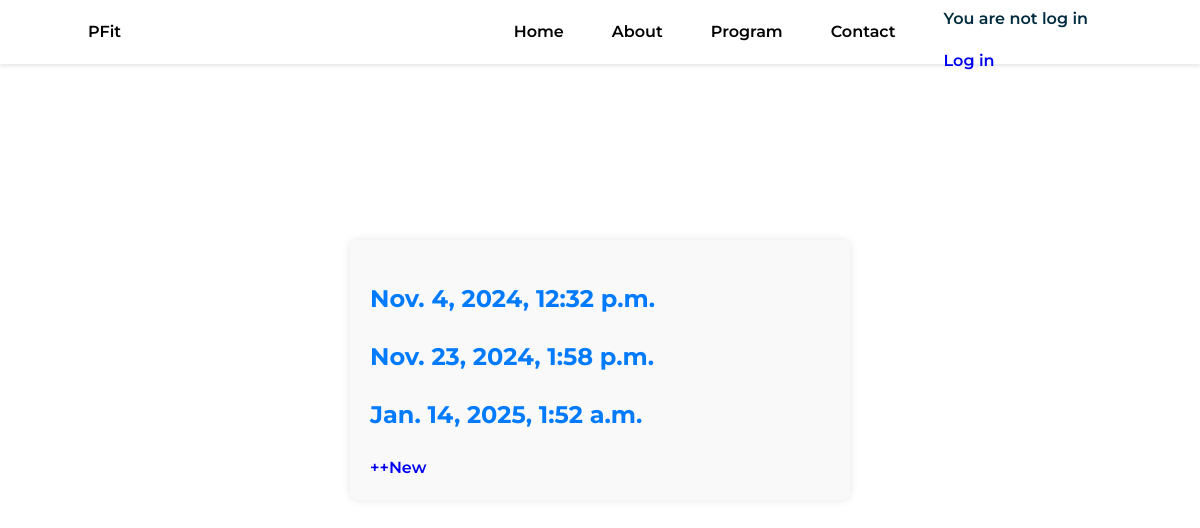
The app's page /home/workoutlog/, older data.
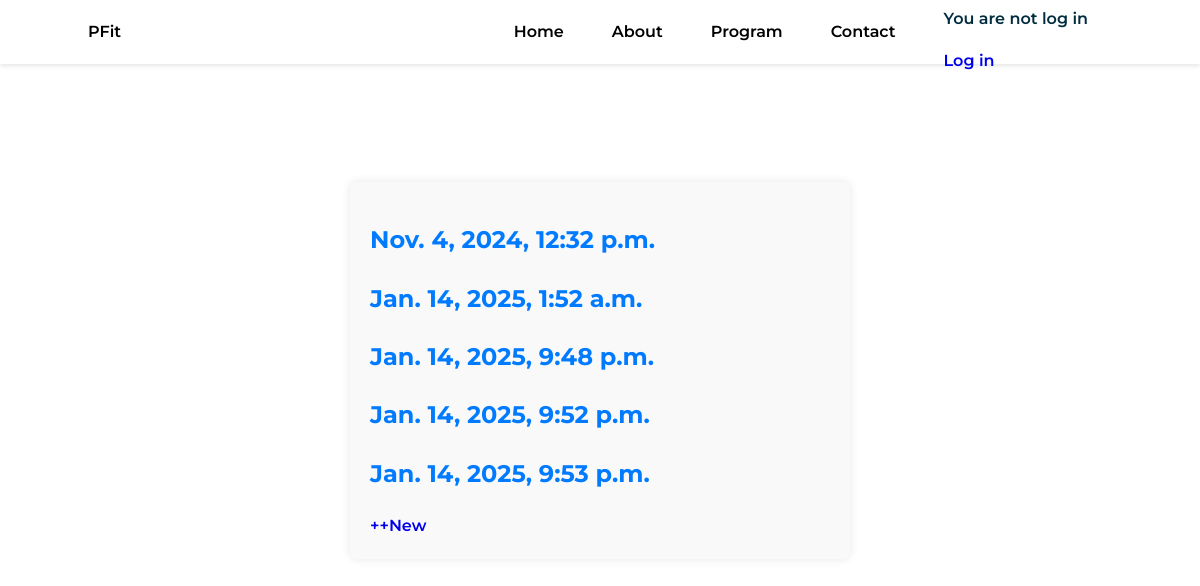
The same page, newer data.
### app/models.py (models this page shows, shortened)
class WorkoutLog(models.Model):
    workoutLogID = models.AutoField(primary_key=True)
    workoutClientName = models.ManyToManyField(Client)
    workoutPlanName = models.ManyToManyField(WorkoutPlan)
    workoutLogGoals = models.ForeignKey(Goals, on_delete= models.CASCADE)
    workoutLogDate = models.DateTimeField(null=False)

### app/views.py (the view)
# urls.py: path('home/workoutlog/', WorkoutLogListView.as_view(), name= 'workoutlog'),
class WorkoutLogListView(ListView):
    model = WorkoutLog
    context_object_name = 'workoutlog_list'
    template_name = 'apps/homepages/workoutlogview.html'

### app/context_processors.py (called while the page is built)
def client_processor(request):
    client = None
    if request.user.is_authenticated:
        client = Client.objects.filter(user=request.user).first()
    return {'client': client}

### app/templates/apps/homepages/workoutlogview.html (shortened to what this page needs)
{% extends 'apps/homepages/homepagebase.html'%}
{% load static %}
{% block content%}
<link rel="stylesheet" href="{% static 'css/profile_info.css'%}">
    <div class="post-entry">
        <div class="form-log">
            {% for workoutlog in workoutlog_list %}
            <h2 class="details"><a class="link"href="{% url 'workoutlog_detail' workoutlog.pk%}">{{ workoutlog.workoutLogDate }}</a></h2>
            {% endfor %}
            <a href="{% url 'workoutlog_create'%}">++New</a>
        </div>
    </div>
{% endblock content %}

Row changes from the older to the newer data that the page shows:
removed WorkoutLog: workoutLogDate "Nov. 23, 2024, 1:58 p.m."
added WorkoutLog: workoutLogDate "Jan. 14, 2025, 9:48 p.m."
added WorkoutLog: workoutLogDate "Jan. 14, 2025, 9:52 p.m."
added WorkoutLog: workoutLogDate "Jan. 14, 2025, 9:53 p.m."
